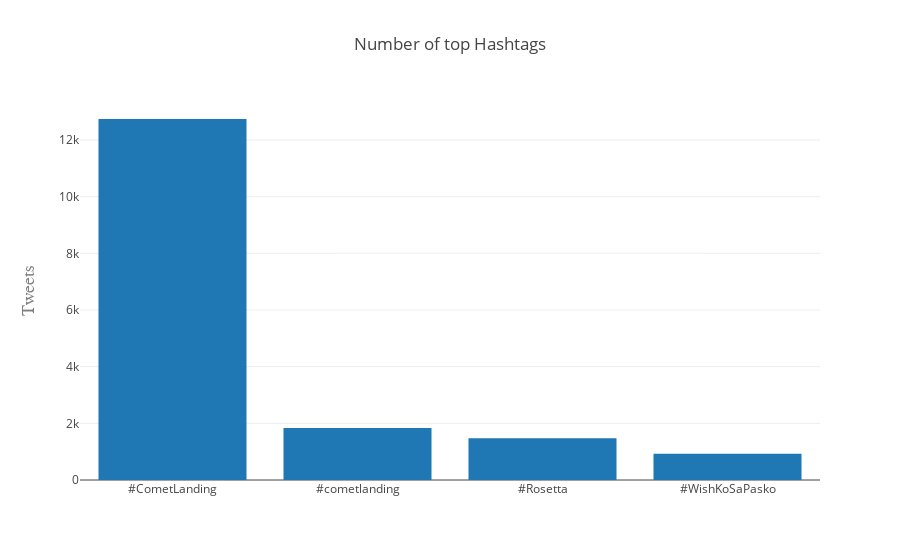

Source (notebook cell):
### Code cell
data = [go.Bar(y=[topHashNum, secondHashNum, thirdHashNum,fourthHashNum],x=[topHash, secondHash,thirdHash,fourthHash])]
layout = go.Layout(
    title='Number of top Hashtags',
    yaxis=dict(
        title='Tweets',
        titlefont=dict(
            family='Courier New, monospace',
            size=18,
            color='#7f7f7f'
        )
    )
)

fig = go.Figure(data=data, layout=layout)
iplot(fig, filename='basic-bar')

### Figure 1 — Plotly figure (JSON) as saved in the notebook; plotly's stock layout.template omitted (floating-point values rounded to 4 significant figures)
{"data": [{"type": "bar", "x": ["#CometLanding", "#cometlanding", "#Rosetta", "#WishKoSaPasko"], "y": [12741, 1834, 1471, 929]}], "layout": {"title": "Number of top Hashtags", "yaxis": {"title": "Tweets", "titlefont": {"color": "#7f7f7f", "family": "Courier New, monospace", "size": 18}}}}
